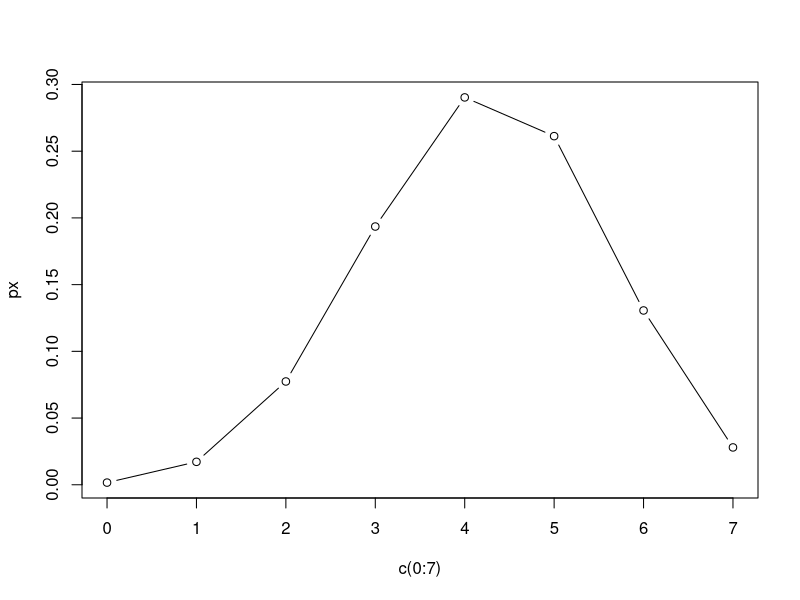
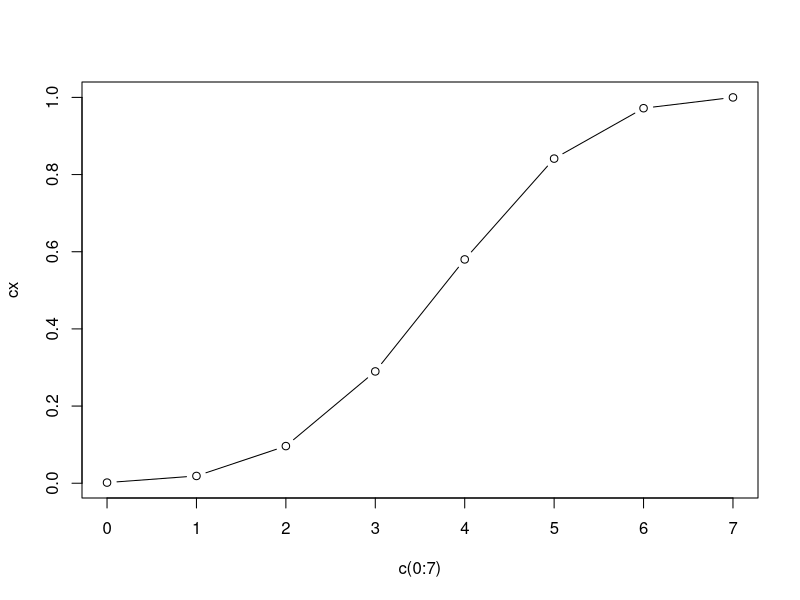

The R source for these figures, in order:
#Binomial Distribution

#binomial distributin with probability values
px = dbinom(c(0:7),size = 7,prob = 0.6)
print(px)
plot(x=c(0:7),px,type="b")

#cumulative probability for binomial dist
cx = pbinom(c(0:7),size = 7,prob = 0.6)
plot(c(0:7), cx, type="b")

x = c(0:7)
px = dbinom(x,size = 7,prob = 0.6)
cx = pbinom(x,size = 7,prob = 0.6)

df <- data.frame(x,px,cx)
print(px)

# 12 questions , answers at random , what is the probability 
# that the student has 4 or less correct answers when he 
# answers at random
x = c(0:12)
cx = pbinom(x,size = 12,prob = 0.2)



